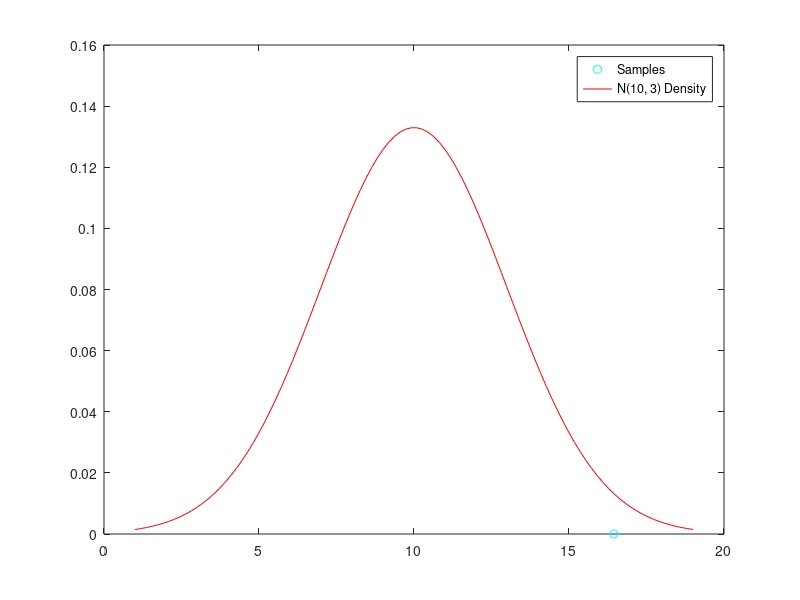

Write the MATLAB code that produced this figure.
%reset(RandStream.getDefaultStream);

mu = 10;
sigma = 3;

num_samples = 1;


samples = randn(num_samples,1) * sigma + mu;

figure(1)
sph =plot(samples,zeros(size(samples)),'co');
hold on
plot_x = linspace(mu-3*sigma,mu+3*sigma,100);
plot_y = 1/(sqrt(2*pi)*sigma) * exp(-(plot_x - mu).^2 ./ (2* (sigma^2)));
dh = plot(plot_x,plot_y,'r-');
hold off
legend([sph dh],'Samples',['N(' num2str(mu,2) ', ' num2str(sigma,2) ') Density']);
hold off
% figure(2)
% hist(samples,10);

likelihood = 1/(sqrt(2*pi)*sigma) * exp(-(samples - mu).^2 ./ (2* (sigma^2)));
-log(prod(likelihood))



params(1) = mu;
params(2) = sigma;
matlab_likelihood = normlike(params,samples)